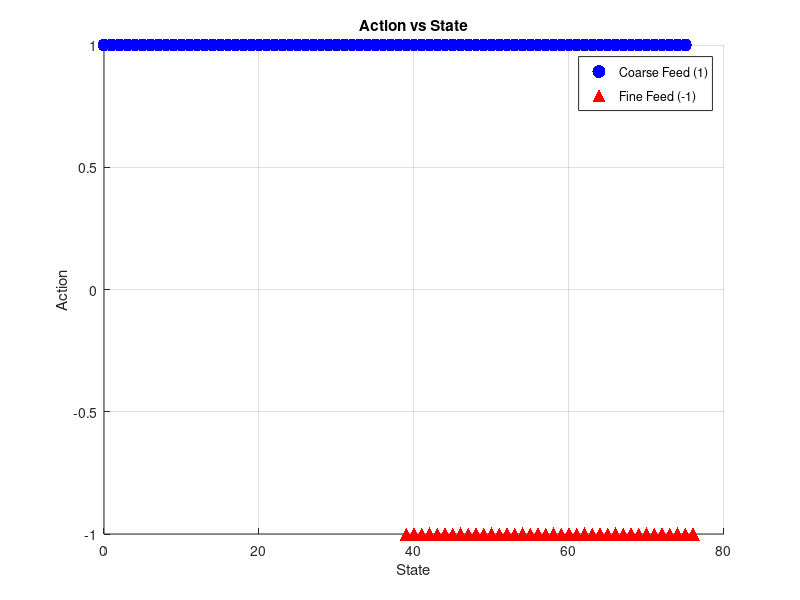
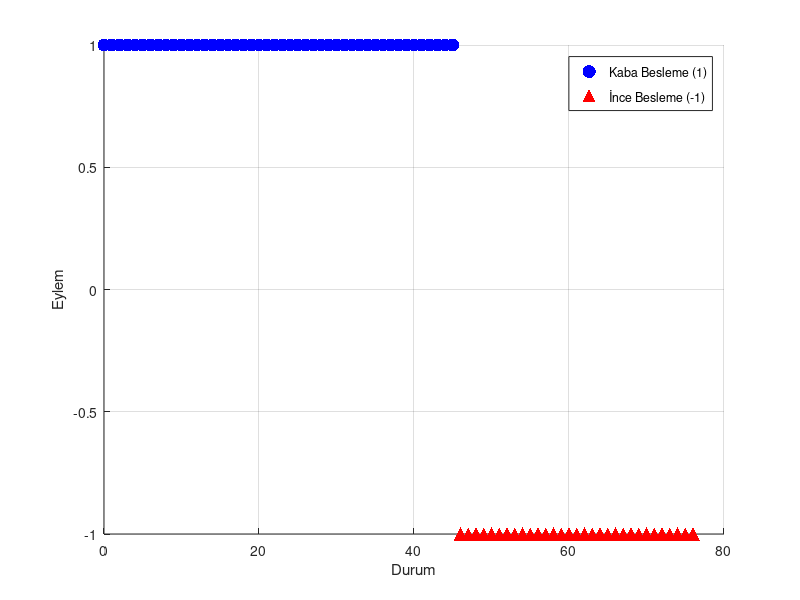

Here is the MATLAB script that generated these plots, in order:
clear all;
close all;
clc;

folder_path = '/Users/omeremeksiz/Desktop/masaustu/RL/application/td_learning/application_output_v2/action_state_analysis/';

load('data_qvalue.mat')
data_qvalue  = qvalueoutput;

weight=data_qvalue(:,1);
action=data_qvalue(:,2);

load('data_bestactions.mat')
bestaction = bestactions;

best_weight = bestaction(:, 1);
best_action = bestaction(:, 2);

%% Action vs Weight

figure(1)

idx_action_1 = (action == 1);
scatter(weight(idx_action_1), action(idx_action_1), 90, [0, 0, 1], 'o', 'filled', 'DisplayName', 'Coarse Feed (1)');
hold on;

idx_action_minus_1 = (action == -1);
scatter(weight(idx_action_minus_1), action(idx_action_minus_1), 90, [1, 0, 0], '^', 'filled', 'DisplayName', 'Fine Feed (-1)');

title('Action vs State');
xlabel('State');
ylabel('Action');
legend('show');
grid on;

% saveas(gcf, fullfile(folder_path, 'action_weight.jpg'));

%% Best Actions and Weight

figure(2)

idx_action_1 = (best_action == 1);
scatter(best_weight(idx_action_1), best_action(idx_action_1), 90, [0, 0, 1], 'o', 'filled', 'DisplayName', 'Kaba Besleme (1)');
hold on;

idx_action_minus_1 = (best_action == -1);
scatter(best_weight(idx_action_minus_1), best_action(idx_action_minus_1), 90, [1, 0, 0], '^', 'filled', 'DisplayName', 'İnce Besleme (-1)');

% title('Best Action vs State')
% xlabel('State')
% ylabel('Action')
xlabel('Durum')
ylabel('Eylem')
ylim([-1 1])
legend('show');
grid on

% saveas(gcf, fullfile(folder_path, 'bestaction_state_10050.jpg'));